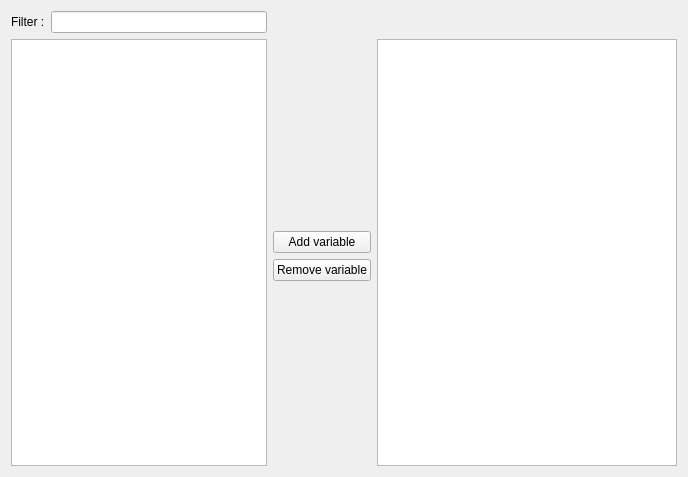
<?xml version="1.0" encoding="UTF-8"?>
<ui version="4.0">
 <class>WidgetSelectVarsClass</class>
 <widget class="QWidget" name="WidgetSelectVarsClass">
  <property name="geometry">
   <rect>
    <x>0</x>
    <y>0</y>
    <width>688</width>
    <height>477</height>
   </rect>
  </property>
  <property name="windowTitle">
   <string>Form</string>
  </property>
  <layout class="QGridLayout" name="gridLayout">
   <item row="0" column="0">
    <layout class="QGridLayout" name="layoutTableVar">
     <item row="2" column="2">
      <widget class="QPushButton" name="pushAddVar">
       <property name="text">
        <string>Add variable</string>
       </property>
      </widget>
     </item>
     <item row="0" column="0" colspan="2">
      <layout class="QHBoxLayout" name="horizontalLayout">
       <item>
        <widget class="QLabel" name="label_3">
         <property name="text">
          <string>Filter :</string>
         </property>
        </widget>
       </item>
       <item>
        <widget class="QLineEdit" name="lineVariableFilter"/>
       </item>
      </layout>
     </item>
     <item row="1" column="0" rowspan="4" colspan="2">
      <widget class="QListView" name="listVars"/>
     </item>
     <item row="1" column="3" rowspan="4">
      <widget class="QListView" name="listSelectedVars"/>
     </item>
     <item row="3" column="2">
      <widget class="QPushButton" name="pushRemoveVar">
       <property name="text">
        <string>Remove variable</string>
       </property>
      </widget>
     </item>
     <item row="4" column="2">
      <spacer name="verticalSpacer">
       <property name="orientation">
        <enum>Qt::Vertical</enum>
       </property>
       <property name="sizeHint" stdset="0">
        <size>
         <width>20</width>
         <height>40</height>
        </size>
       </property>
      </spacer>
     </item>
     <item row="1" column="2">
      <spacer name="verticalSpacer_2">
       <property name="orientation">
        <enum>Qt::Vertical</enum>
       </property>
       <property name="sizeHint" stdset="0">
        <size>
         <width>20</width>
         <height>40</height>
        </size>
       </property>
      </spacer>
     </item>
    </layout>
   </item>
  </layout>
 </widget>
 <resources/>
 <connections/>
</ui>
